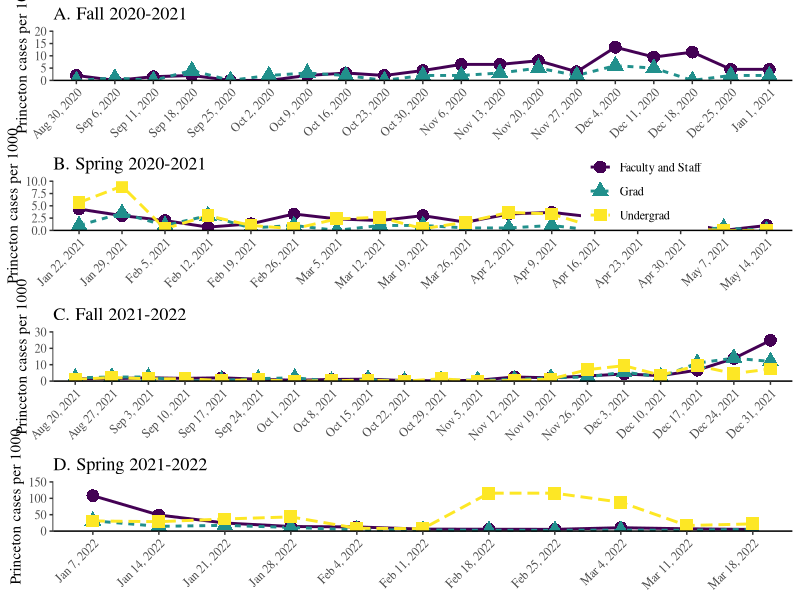

Reproduce this figure in R.
library(dplyr)
library(tidyr)
library(readxl)
library(ggplot2); theme_set(theme_bw(base_family = "Times"))
library(gridExtra)
library(egg)
library(lubridate)

data_asymp <- read_xlsx("../data/princeton-weekly-positive-03-22-2022.xlsx", sheet=1) %>%
  mutate(
    type="asymp"
  )

data_symp <- read_xlsx("../data/princeton-weekly-positive-03-22-2022.xlsx", sheet=2) %>%
  mutate(
    type="symp"
  )

data <- bind_rows(
  data_asymp, data_symp
)

fall2020 <- data %>%
  filter(`Week Ending` <= as.Date("2021-01-01")) %>%
  select(`Week Ending`, `Undergrad Positive Tests`, `Grad Student Positive Tests`,
         `Faculty Staff Positive Tests`) %>%
  rename(
    date=`Week Ending`,
    Undergrad=`Undergrad Positive Tests`,
    Grad=`Grad Student Positive Tests`,
    `Faculty and Staff`=`Faculty Staff Positive Tests`
  ) %>%
  mutate(
    Grad=Grad/1000,
    `Faculty and Staff`=`Faculty and Staff`/2000,
    date=as.Date(date)
  )  %>%
  mutate(
    year=substr(date, 1, 4),
    month=as.numeric(gsub("-.*", "", gsub("20..-", "", date))), 
    day=as.numeric(gsub(".*-", "", gsub("20..-", "", date)))
  ) %>%
  arrange(date) %>%
  mutate(
    date=paste0(month.abb[month], " ", day, ", ", year),
    date=factor(date, levels=unique(date))
  ) %>%
  gather(key, value, -date, -year, -month, -day) %>%
  mutate(
    date2=as.Date(paste0(year, "-", month, "-", day))
  ) %>%
  group_by(date, year, month, day, key, date2) %>%
  summarize(
    value=sum(value)
  )

spring2020 <- data %>%
  filter(`Week Ending` <= as.Date("2021-05-14"),
         `Week Ending` >= as.Date("2021-01-22")) %>%
  select(`Week Ending`, `Undergrad Positive Tests`, `Grad Student Positive Tests`,
         `Faculty Staff Positive Tests`) %>%
  rename(
    date=`Week Ending`,
    Undergrad=`Undergrad Positive Tests`,
    Grad=`Grad Student Positive Tests`,
    `Faculty and Staff`=`Faculty Staff Positive Tests`
  )  %>%
  mutate(
    Undergrad=Undergrad/3000,
    Grad=Grad/2000,
    `Faculty and Staff`=`Faculty and Staff`/3000,
    date=as.Date(date)
  )  %>%
  mutate(
    year=substr(date, 1, 4),
    month=as.numeric(gsub("-.*", "", gsub("20..-", "", date))), 
    day=as.numeric(gsub(".*-", "", gsub("20..-", "", date)))
  ) %>%
  arrange(date) %>%
  mutate(
    date=paste0(month.abb[month], " ", day, ", ", year),
    date=factor(date, levels=unique(date))
  ) %>%
  gather(key, value, -date, -year, -month, -day) %>%
  mutate(
    date2=as.Date(paste0(year, "-", month, "-", day))
  ) %>%
  group_by(date, year, month, day, key, date2) %>%
  summarize(
    value=sum(value)
  )

fall2021 <- data %>%
  filter(`Week Ending` >= as.Date("2021-08-20"),
         `Week Ending` <= as.Date("2021-12-31")) %>%
  select(`Week Ending`, `Undergrad Positive Tests`, `Grad Student Positive Tests`,
         `Faculty Staff Positive Tests`) %>%
  rename(
    date=`Week Ending`,
    Undergrad=`Undergrad Positive Tests`,
    Grad=`Grad Student Positive Tests`,
    `Faculty and Staff`=`Faculty Staff Positive Tests`
  )  %>%
  mutate(
    Undergrad=Undergrad/5000,
    Grad=Grad/2000,
    `Faculty and Staff`=`Faculty and Staff`/6000,
    date=as.Date(date)
  )  %>%
  mutate(
    year=substr(date, 1, 4),
    month=as.numeric(gsub("-.*", "", gsub("20..-", "", date))), 
    day=as.numeric(gsub(".*-", "", gsub("20..-", "", date)))
  ) %>%
  arrange(date) %>%
  mutate(
    date=paste0(month.abb[month], " ", day, ", ", year),
    date=factor(date, levels=unique(date))
  ) %>%
  gather(key, value, -date, -year, -month, -day) %>%
  mutate(
    date2=as.Date(paste0(year, "-", month, "-", day))
  ) %>%
  group_by(date, year, month, day, key, date2) %>%
  summarize(
    value=sum(value)
  )

spring2021 <- data %>%
  filter(`Week Ending` > as.Date("2021-12-31"),
         `Week Ending` <= as.Date("2022-03-18")) %>%
  select(`Week Ending`, `Undergrad Positive Tests`, `Grad Student Positive Tests`,
         `Faculty Staff Positive Tests`) %>%
  rename(
    date=`Week Ending`,
    Undergrad=`Undergrad Positive Tests`,
    Grad=`Grad Student Positive Tests`,
    `Faculty and Staff`=`Faculty Staff Positive Tests`
  )  %>%
  mutate(
    Undergrad=Undergrad/3000,
    Grad=Grad/2000,
    `Faculty and Staff`=`Faculty and Staff`/3000,
    date=as.Date(date)
  )  %>%
  mutate(
    year=substr(date, 1, 4),
    month=as.numeric(gsub("-.*", "", gsub("20..-", "", date))), 
    day=as.numeric(gsub(".*-", "", gsub("20..-", "", date)))
  ) %>%
  arrange(date) %>%
  mutate(
    date=paste0(month.abb[month], " ", day, ", ", year),
    date=factor(date, levels=unique(date))
  ) %>%
  gather(key, value, -date, -year, -month, -day) %>%
  mutate(
    date2=as.Date(paste0(year, "-", month, "-", day))
  ) %>%
  group_by(date, year, month, day, key, date2) %>%
  summarize(
    value=sum(value)
  )

cols <- viridis::viridis(3)

g1 <- ggplot(filter(fall2020, key != "Undergrad")) +
  geom_line(aes(date, value*1000, col=key, group=key, lty=key), lwd=1) +
  geom_point(aes(date, value*1000, col=key, shape=key, group=key), size=4) +
  scale_x_discrete("Date") +
  scale_y_continuous("Princeton cases per 1000", expand=c(0, 0), limits=c(0, 20)) +
  scale_color_manual(values=cols[1:2]) +
  ggtitle("A. Fall 2020-2021") +
  theme(
    panel.grid = element_blank(),
    panel.border = element_blank(),
    axis.line = element_line(),
    axis.text.x = element_text(angle=45, hjust=1),
    axis.title.x = element_blank(),
    legend.position = "none",
    legend.title = element_blank(),
    axis.line.y.right = element_line(color="red"),
    axis.ticks.y.right = element_line(color="red"),
    axis.text.y.right = element_text(color="red"),
    axis.title.y.right = element_text(color="red")
  )

g2 <- ggplot(spring2020) +
  geom_line(aes(date, value*1000, col=key, group=key, lty=key), lwd=1) +
  geom_point(aes(date, value*1000, col=key, shape=key, group=key), size=4) +
  scale_x_discrete("Date") +
  scale_y_continuous("Princeton cases per 1000", expand=c(0, 0), limits=c(0, 10)) +
  scale_color_viridis_d() +
  ggtitle("B. Spring 2020-2021") +
  theme(
    panel.grid = element_blank(),
    panel.border = element_blank(),
    axis.line = element_line(),
    axis.text.x = element_text(angle=45, hjust=1),
    axis.title.x = element_blank(),
    legend.position = c(0.8, 0.8),
    legend.title = element_blank(),
    axis.line.y.right = element_line(color="red"),
    axis.ticks.y.right = element_line(color="red"),
    axis.text.y.right = element_text(color="red"),
    axis.title.y.right = element_text(color="red")
  )

g3 <- ggplot(fall2021) +
  geom_line(aes(date, value*1000, col=key, group=key, lty=key), lwd=1) +
  geom_point(aes(date, value*1000, col=key, shape=key, group=key), size=4)  +
  scale_x_discrete("Date") +
  scale_y_continuous("Princeton cases per 1000", expand=c(0, 0), limits=c(0, 30)) +
  scale_color_viridis_d() +
  ggtitle("C. Fall 2021-2022") +
  theme(
    panel.grid = element_blank(),
    panel.border = element_blank(),
    axis.line = element_line(),
    axis.text.x = element_text(angle=45, hjust=1),
    axis.title.x = element_blank(),
    legend.position = "none",
    legend.title = element_blank(),
    axis.line.y.right = element_line(color="red"),
    axis.ticks.y.right = element_line(color="red"),
    axis.text.y.right = element_text(color="red"),
    axis.title.y.right = element_text(color="red")
  )

g4 <- ggplot(spring2021) +
  geom_line(aes(date, value*1000, col=key, group=key, lty=key), lwd=1) +
  geom_point(aes(date, value*1000, col=key, shape=key, group=key), size=4)  +
  scale_x_discrete("Date") +
  scale_y_continuous("Princeton cases per 1000", expand=c(0, 0), limits=c(0, 150)) +
  scale_color_viridis_d() +
  ggtitle("D. Spring 2021-2022") +
  theme(
    panel.grid = element_blank(),
    panel.border = element_blank(),
    axis.line = element_line(),
    axis.text.x = element_text(angle=45, hjust=1),
    axis.title.x = element_blank(),
    legend.position = "none",
    legend.title = element_blank(),
    axis.line.y.right = element_line(color="red"),
    axis.ticks.y.right = element_line(color="red"),
    axis.text.y.right = element_text(color="red"),
    axis.title.y.right = element_text(color="red")
  )

gfinal <-ggarrange(g1, g2, g3, g4, nrow=4, draw=FALSE)

ggsave("figure_princeton_new_per_1000_bypop.pdf", gfinal, width=12, height=10)
